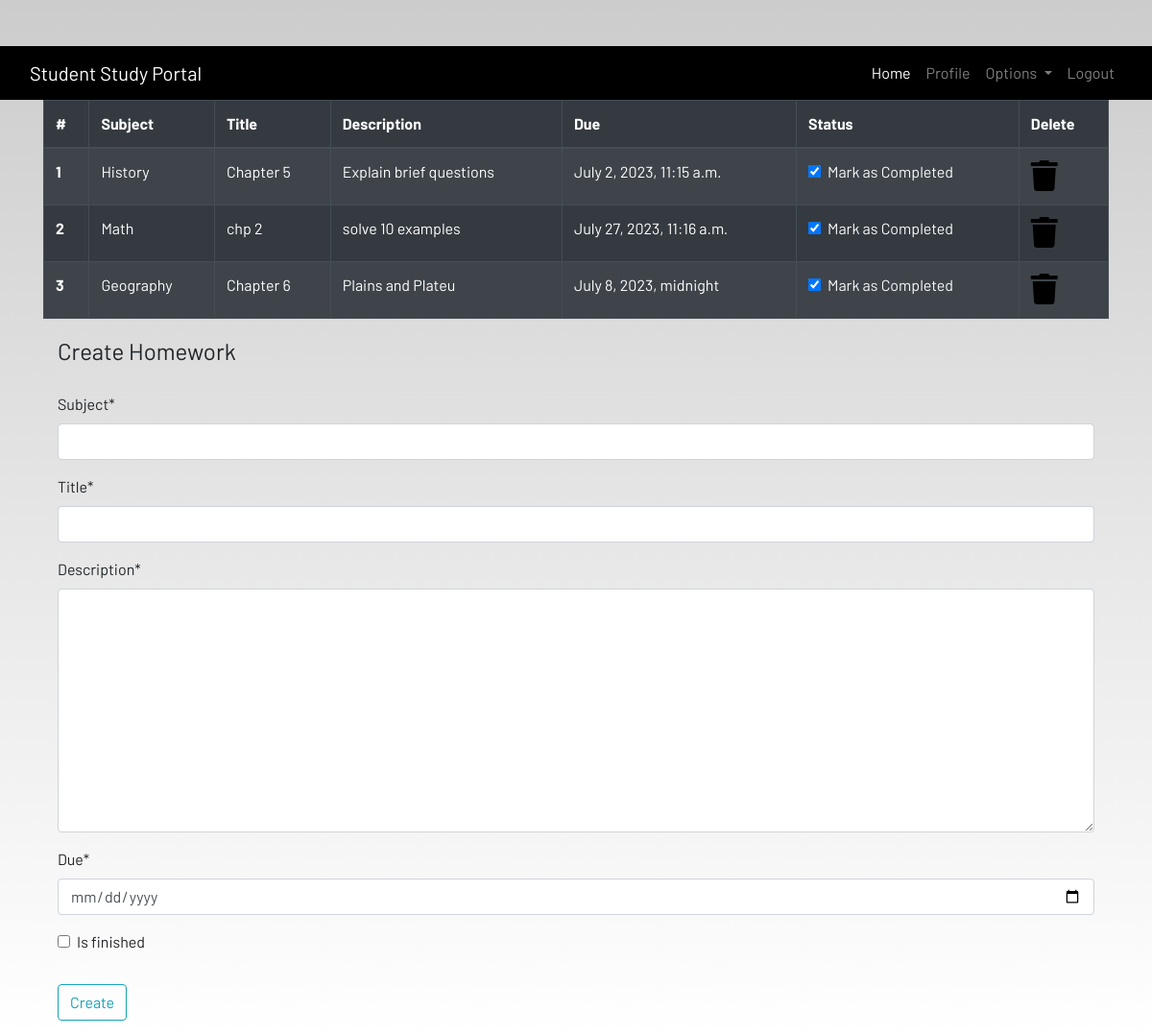
Screenshot of /homework/ (signed in) with the database file from the repository.
### dashboard_app/models.py (models this page shows)
class Homework(models.Model):
    user = models.ForeignKey(User,on_delete=models.CASCADE)
    subject = models.CharField(max_length=50)
    title = models.CharField(max_length=100)
    description= models.TextField(max_length=500)
    due = models.DateTimeField()
    is_finished = models.BooleanField(default=False)

### dashboard_app/views.py (the view)
# urls.py: path("homework/",views.homework,name='homework'),
@login_required(login_url='login')
def homework(request):
    if request.method=="POST":
        form = HomeworkForm(request.POST)
        if form.is_valid():
            try:
                finished = request.POST['is_finished'] # ye model ke value hai
                if finished =='on':
                    finished = True
                else:
                    finished = False
            except:
                finished = False
            homeworks = Homework(
                user = request.user,
                subject = request.POST['subject'],
                title = request.POST['title'],
                description = request.POST['description'],
                due = request.POST['due'],
                is_finished = finished
            )
            homeworks.save()
            messages.success(request,f"homework added from {request.user.username}!!!")
    else:
        form = HomeworkForm()
    homework = Homework.objects.filter(user=request.user)
    if len(homework) == 0:   # agar homework baki hai to homework me value hoge else homework value will be 0   if all homework is completed
        homework_done = True # if all homework is completed
    else:
        homework_done= False
    context = {
        'homeworks':homework,
        'homework_done':homework_done,
        'form':form,
    }
    return render(request,'homework.html',context)

### dashboard_app/forms.py
class HomeworkForm(forms.ModelForm):
    class Meta:
        model = Homework
        widgets = {'due':DateInput()}
        fields= ['subject','title','description','due','is_finished'] # ye field homework.html pe display hoge

### templates/homework.html (shortened to what this page needs)
{% extends 'base.html' %}
{% load crispy_forms_tags %}
{% load static %}
{% block content %}
<div class="container">
    {% if not homework_done %}
    <table class="table table-striped table-bordered table-hover table-dark">
        <thead>
            <tr>
                <th scope="col">#</th>
                <th scope="col">Subject</th>
                <th scope="col">Title</th>
                <th scope="col">Description</th>
                <th scope="col">Due</th>
                <th scope="col">Status</th>
                <th scope="col">Delete</th>
            </tr>
        </thead>
        <tbody>
            {% for homework in homeworks %}
            <tr>
                <th scope="row">{{forloop.counter}}</th>
                <td>{{homework.subject}}</td>
                <td>{{homework.title}}</td>
                <td>{{homework.description}}</td>
                <td>{{homework.due}}</td>
                <td>
                    <a href="{% url 'update_homework' homework.id %}">
                        <div class="form-check">
                            {% if homework.is_finished == True %}
                            <input class="form-check-input" type="checkbox" value="" checked>
                            {% else %}
                            <input class="form-check-input" type="checkbox" value="">
                            {% endif %}
                            <label class="form-check-label text-light" for="flexCheckDefault">
                                Mark as Completed
                            </label>
                        </div>
                    </a>
                </td>
                <td><a href="{% url 'del_homework' homework.id %}"><i class="fa fa-trash fa-2x"></i></a></td>
            </tr>
            {% endfor %}
        </tbody>
    </table>
    {% else %}
    <h4>All homeworks are completed!! Create to have more!!</h4>
</div>
{% endif %}
<div class=" container">
    <form method="POST">
        <fieldset class="form-group">
            <legend class="border-bottom mb-4">Create Homework</legend>
            {{form|crispy}}
        </fieldset>
        <div class="form-group">
            <button href="" class="btn btn-outline-info" type="submit">
                Create
            </button>
        </div>
    </form>
</div>
{% endblock content %}

### templates/base.html (shortened to what this page needs)
<!DOCTYPE html>
{% load static %}
<html lang="en">
<head>
  <link rel="stylesheet" href="https://stackpath.bootstrapcdn.com/bootstrap/4.3.1/css/bootstrap.min.css"
 />
  <link rel="stylesheet" href="https://use.fontawesome.com/releases/v5.7.2/css/all.css"
 />
  <link rel="stylesheet" href="{% static 'css/main.css' %}" />
</head>
<body>
  <br /><br />
  <main>
    {% include 'includes/header.html' %}
    {% block content %}
    {% endblock content %}
  </main>
</body>
</html>

### templates/includes/header.html (shortened to what this page needs)
{% load static %}
{% block content %}
<header>
    <nav class="navbar navbar-expand-lg navbar-dark bg-dark">
      <div class="container-fluid">
        <a class="navbar-brand" href="{% url 'home' %}">Student Study Portal</a>
        <div class="collapse navbar-collapse justify-content-end" id="navbarSupportedContent">
          <ul class="navbar-nav mb-2 mb-lg-0">
            <li class="nav-item">
              <a class="nav-link active" aria-current="page" href="{% url 'home' %}">Home</a>
            </li>
            {% if request.user.is_authenticated%}
            <li class="nav-item">
              <a class="nav-link" href="{% url 'profile'%}">Profile</a>
            </li>
            <li class="nav-item dropdown">
              <a class="nav-link dropdown-toggle" href="#" id="navbarDropdown" role="button" data-toggle="dropdown"
                aria-haspopup="true" aria-expanded="false">
                Options
              </a>
            </li>
            <li class="nav-item">
              <a class="nav-link" href="{% url 'logout' %}">Logout</a>
            </li>
            {% endif %}
          </ul>
        </div>
      </div>
    </nav>
  </header>
{% endblock %}

### static/css/main.css (style rules this page uses)
html { scroll-behavior: smooth; height: 100%; width: 100%; }
main { font-family: Barlow, Quicksand, Rubik, sans-serif, serif, 'Times New Roman', Times, serif !important; }
.navbar { background-color: rgb(0, 0, 0) !important; }
a { text-decoration: none !important; color: black; }
html, body { max-width: 100%; overflow-x: hidden; height: 100%; width: 100%; }
body { background: linear-gradient(rgba(0, 0, 0, 0.2), rgba(255, 255, 255, 0.5)); overflow-x: hidden; background-repeat: no-repeat; }
.fa { color: black; }

### rows the page displays
Homework: subject "History", title "Chapter 5", description "Explain brief questions", due "July 2, 2023, 11:15 a.m."
Homework: subject "Math", title "chp 2", description "solve 10 examples", due "July 27, 2023, 11:16 a.m."
Homework: subject "Geography", title "Chapter 6", description "Plains and Plateu", due "July 8, 2023, midnight"
